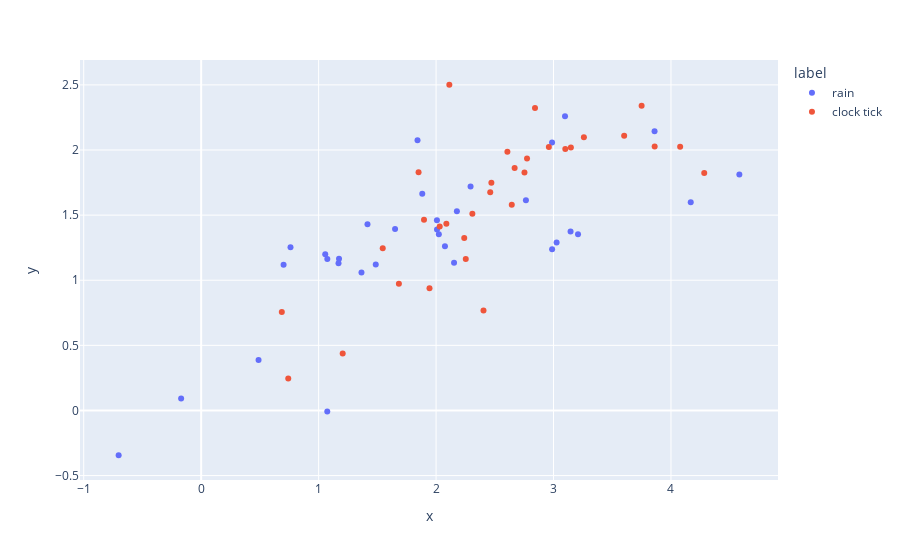

The cell this chart's notebook holds for it:
### Code cell
plot_latent_space(encoder, train, show_labels = {0:1, 1:0, 2:1}, numeric_labels = False, expected_shape = (1,64,128,1))

### Figure 1 — Plotly figure (JSON) as saved in the notebook; plotly's stock layout.template omitted (floating-point values rounded to 4 significant figures)
{"data": [{"hovertemplate": "label=rain<br>x=%{x}<br>y=%{y}<extra></extra>", "legendgroup": "rain", "marker": {"color": "#636efa", "opacity": 1, "symbol": "circle"}, "mode": "markers", "name": "rain", "orientation": "v", "showlegend": true, "type": "scatter", "x": [2.988, 4.168, 2.076, 1.416, 1.486, 0.4885, 2.294, 3.026, 3.098, 1.883, 4.582, 1.365, 3.208, -0.1707, 0.7018, 0.7606, 2.007, 3.145, 3.86, 1.056, 1.074, 2.987, 2.765, 2.177, -0.7025, 1.842, 1.174, 1.169, 1.074, 1.651, 2.008, 2.024, 2.153], "xaxis": "x", "y": [1.238, 1.598, 1.261, 1.431, 1.12, 0.3879, 1.72, 1.29, 2.26, 1.664, 1.813, 1.06, 1.352, 0.09219, 1.119, 1.253, 1.46, 1.375, 2.144, 1.2, -0.007956, 2.058, 1.615, 1.529, -0.3439, 2.076, 1.165, 1.13, 1.164, 1.394, 1.39, 1.352, 1.135], "yaxis": "y"}, {"hovertemplate": "label=clock tick<br>x=%{x}<br>y=%{y}<extra></extra>", "legendgroup": "clock tick", "marker": {"color": "#EF553B", "opacity": 1, "symbol": "circle"}, "mode": "markers", "name": "clock tick", "orientation": "v", "showlegend": true, "type": "scatter", "x": [1.684, 2.644, 2.113, 3.1, 1.205, 4.283, 4.078, 3.861, 2.24, 2.404, 2.96, 2.842, 1.944, 3.148, 2.309, 1.546, 2.471, 2.087, 3.601, 2.669, 2.774, 0.6867, 2.031, 2.253, 2.607, 1.897, 2.753, 1.851, 2.461, 3.259, 3.75, 0.7415], "xaxis": "x", "y": [0.9731, 1.58, 2.501, 2.008, 0.4368, 1.823, 2.024, 2.028, 1.324, 0.7682, 2.023, 2.322, 0.9379, 2.019, 1.511, 1.245, 1.749, 1.434, 2.109, 1.863, 1.936, 0.7564, 1.412, 1.163, 1.987, 1.464, 1.828, 1.83, 1.675, 2.099, 2.34, 0.2448], "yaxis": "y"}], "layout": {"legend": {"title": {"text": "label"}, "tracegroupgap": 0}, "margin": {"t": 60}, "xaxis": {"anchor": "y", "domain": [0, 1], "title": {"text": "x"}}, "yaxis": {"anchor": "x", "domain": [0, 1], "title": {"text": "y"}}}}
